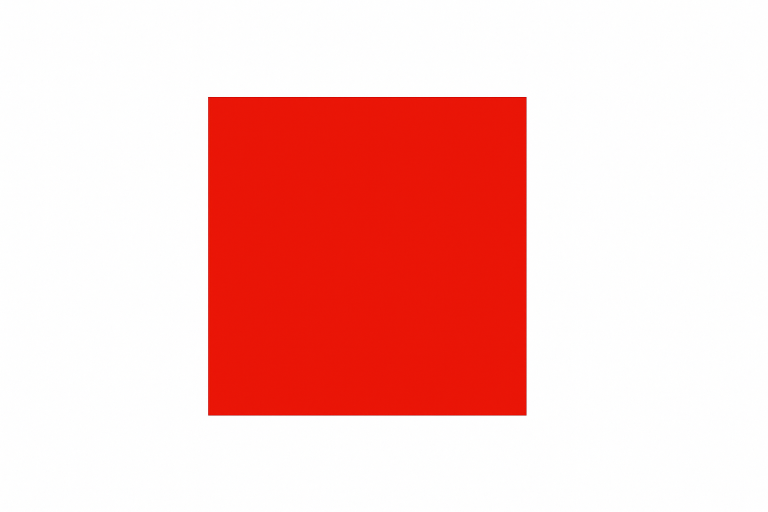
#> input picture box.png, 1536 x 1024 px (shown at 1/2 size)
$ python box_color_detector.py
#> lines starting #> are read from the running program, lines starting #| are printed output that depends on the picture
import cv2
import numpy as np

# ----------------------------
# Helper: Convert BGR to basic color name
# ----------------------------
def get_color_name(b, g, r):
    # Define some common colors (BGR format)
    colors = {
        "Red": (0, 0, 255),
        "Green": (0, 255, 0),
        "Blue": (255, 0, 0),
        "Yellow": (0, 255, 255),
        "Orange": (0, 165, 255),
        "Purple": (128, 0, 128),
        "White": (255, 255, 255),
        "Black": (0, 0, 0),
        "Gray": (128, 128, 128)
    }

    # Find the closest color by Euclidean distance
    min_dist = float("inf")
    color_name = "Unknown"
    for name, (cb, cg, cr) in colors.items():
        dist = np.sqrt((b - cb) ** 2 + (g - cg) ** 2 + (r - cr) ** 2)
        if dist < min_dist:
            min_dist = dist
            color_name = name
    return color_name


# ----------------------------
# Main Program
# ----------------------------
def detect_box_color(image_path):
    # Load image
#> called with image_path = 'box.png'
    image = cv2.imread(image_path)
#> image is the input picture: shape (1024, 1536, 3); mean B, G, R 190.1, 193.7, 248.5
    if image is None:
        print("Error: Could not load image. Check path.")
        return

    # Resize for easier processing
    image = cv2.resize(image, (400, 400))
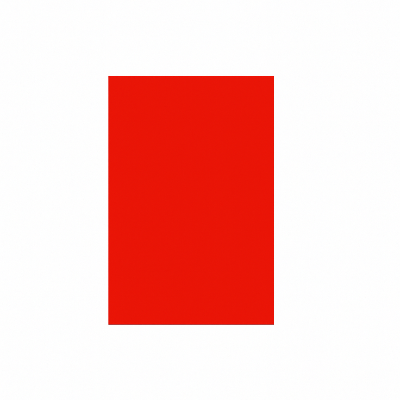
#> image: shape (400, 400, 3); mean B, G, R 190, 193.6, 248.4

    # Convert to HSV for better color detection
    hsv = cv2.cvtColor(image, cv2.COLOR_BGR2HSV)
#> hsv: shape (400, 400, 3); mean H, S, V 37.6, 64.4, 248.7

    # For simplicity: Assume the box is in the center of the image
    h, w, _ = image.shape
#> h = 400; w = 400
    box_region = hsv[h//4:h*3//4, w//4:w*3//4]  # central region
#> box_region: shape (200, 200, 3); mean H, S, V 10.1, 205.6, 236.7

    # Find average color in that region
    avg_color = cv2.mean(box_region)[:3]  # (H, S, V)
#> avg_color = (10.12, 205.6, 236.7)
    avg_bgr = cv2.mean(image[h//4:h*3//4, w//4:w*3//4])[:3]  # (B, G, R)
#> avg_bgr = (48.59, 60.4, 236.6)

    # Convert to integer
    avg_bgr = tuple(map(int, avg_bgr))
#> avg_bgr = (48, 60, 236)

    # Get nearest color name
    color_name = get_color_name(*avg_bgr)
#> color_name = 'Red'

    # Show results
    print(f"Detected Box Color: {color_name}")
#| Detected Box Color: Red
    print(f"Average BGR Value: {avg_bgr}")
#| Average BGR Value: (48, 60, 236)

    # Draw rectangle for visualization
    output = image.copy()
    cv2.rectangle(output, (w//4, h//4), (w*3//4, h*3//4), (0, 0, 0), 2)
    cv2.putText(output, color_name, (50, 50),
                cv2.FONT_HERSHEY_SIMPLEX, 1, (0, 0, 0), 2)
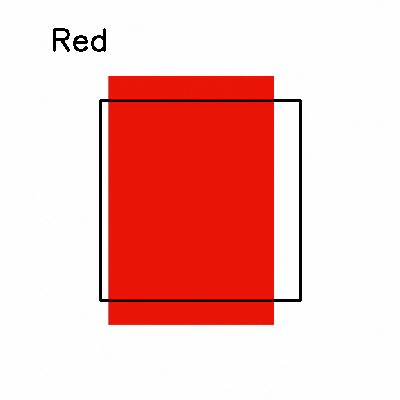
#> output: shape (400, 400, 3); mean B, G, R 186.9, 190.5, 243.9

    cv2.imshow("Detected Box", output)
    cv2.waitKey(0)
    cv2.destroyAllWindows()


# ----------------------------
# Run the function
# ----------------------------
if __name__ == "__main__":
    detect_box_color("box.png")  # change to your image path
